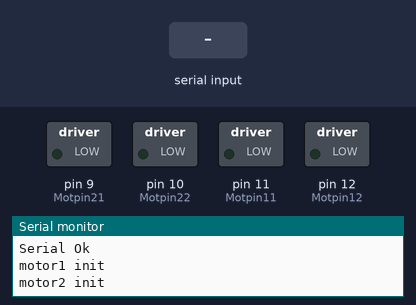
Bench run of a sketch on a simulated Arduino Uno, built with avr-gcc and run on an emulated ATmega328P. Shown: switched loads named in the sketch (green lamp = pin HIGH), the last lines printed to the serial monitor. The test bench sets the inputs (shaded band).

Above: at 1.2 s.
1.3 s: "q" received over Serial
At 2.5 s:
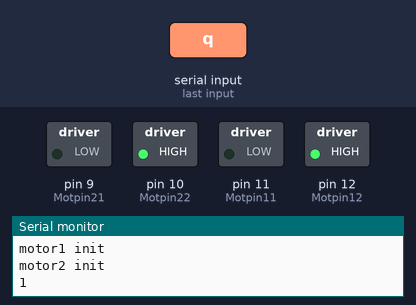
2.8 s: "a" received over Serial
At 3.9 s:
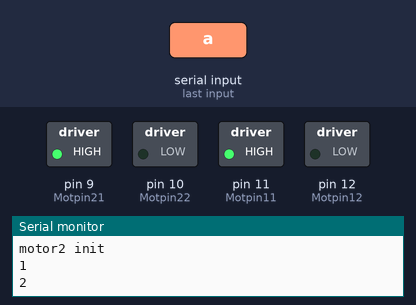
Timing chart, 0 to 5.8 s (numbered marks = the images above; inputs shaded):
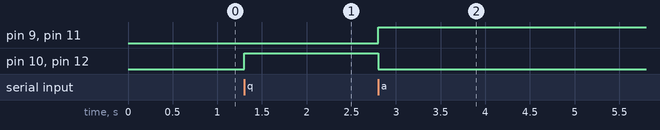

The sketch:

TestDespMotor.ino
```cpp
#include <DspMotor.h>
#include "SoftwareSerial.h"

#define Motpin11 11
#define Motpin12 12
#define Motpin21 9
#define Motpin22 10


DESP_DCMotor Motor1;
DESP_DCMotor Motor2;


void setup() {
  // put your setup code here, to run once:
  Serial.begin(115200);
  Serial.println("Serial Ok");
  Motor1.init(1,Motpin11,Motpin12);
  Serial.println("motor1 init");
  Motor2.init(1,Motpin21,Motpin22);
  Serial.println("motor2 init");
}

int s;
int cmd;
void loop() {
  // put your main code here, to run repeatedly:
  s=Serial.read();
  cmd=0;
  if (s=='q')
   cmd=1;//forw
  if (s=='a')
   cmd=2;//Backw
  if (s==' ')
   cmd=4;//Stop

  if (cmd>0){
     Motor1.run(cmd);
     Motor2.run(cmd);
     Serial.println(cmd);
  }

}
```

Measured:
- after the input at 1.3 s, pin 10 (Motpin22), pin 12 (Motpin12): LOW → HIGH at once
- after the input at 2.8 s, pin 9 (Motpin21), pin 11 (Motpin11): LOW → HIGH at once; pin 10 (Motpin22), pin 12 (Motpin12): HIGH → LOW at once
